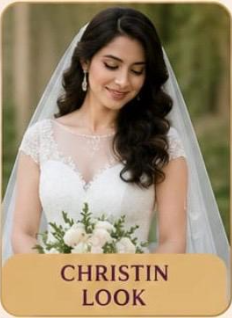
#> input picture look-christian-card.png, 232 x 318 px, given in place of media_1788113280732.png, which was not available
$ python crop_looks.py
#> lines starting #> are read from the running program, lines starting #| are printed output that depends on the picture
from PIL import Image, ImageEnhance

banner = Image.open(r'C:\Users\acer\.gemini\antigravity-ide\brain\c7861512-d120-4713-8939-fb434f96dce9\.user_uploaded\media_1788113280732.png')
#> banner is the input picture: PIL image 232x318 RGBA; mean R, G, B, A 156.1, 138.4, 110.6, 255

# Precise inner bounding boxes for pure photo content
crops = {
    'look-muhurtham.png': (27, 3, 253, 252),
    'look-christian.png': (275, 3, 503, 252),
    'look-traditional.png': (523, 3, 749, 252),
    'look-reception.png': (769, 3, 995, 252)
}

for filename, box in crops.items():
    cropped = banner.crop(box)

    # 3x high-DPI scaling with Lanczos
    w, h = cropped.size
    hires = cropped.resize((w * 3, h * 3), Image.Resampling.LANCZOS)

    # Enhance sharpness and contrast slightly for crisp web presentation
    enhancer = ImageEnhance.Sharpness(hires)
    hires = enhancer.enhance(1.15)

    contrast = ImageEnhance.Contrast(hires)
    hires = contrast.enhance(1.03)

    hires.save(f'static/{filename}', 'PNG')
    print(f'Successfully saved static/{filename}, size: {hires.size}')
#> this loop made 4 passes
#> pass 1, `cropped = banner.crop(box)`:
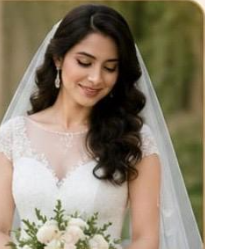
#> cropped: PIL image 226x249 RGBA; mean R, G, B, A 125.2, 114.9, 96.3, 231.3; transparent parts drawn white
#> after the loop: hires: PIL image 678x747 RGBA; every value is 0

$ run again, on look-reception-card.png
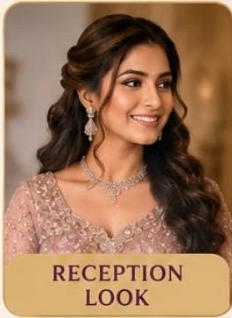
#> input picture look-reception-card.png, 232 x 318 px, given in place of media_1788113280732.png, which was not available
#> banner is the input picture: PIL image 232x318 RGBA; mean R, G, B, A 154.6, 115.6, 85.8, 255
#> the loop `for filename, box in crops.items():` made 4 passes
#> pass 1, `cropped = banner.crop(box)`:
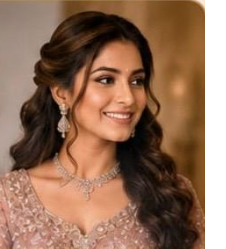
#> cropped: PIL image 226x249 RGBA; mean R, G, B, A 122, 86.1, 63.6, 231.3; transparent parts drawn white

$ run again, on look-traditional-card.png
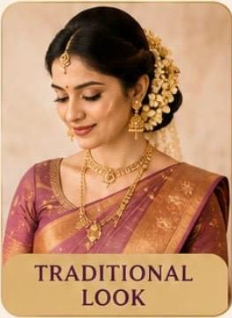
#> input picture look-traditional-card.png, 232 x 318 px, given in place of media_1788113280732.png, which was not available
#> banner is the input picture: PIL image 232x318 RGBA; mean R, G, B, A 189.4, 141.1, 106.3, 255
#> the loop `for filename, box in crops.items():` made 4 passes
#> pass 1, `cropped = banner.crop(box)`:
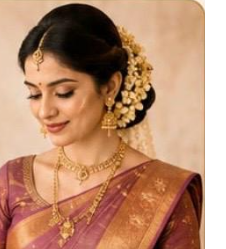
#> cropped: PIL image 226x249 RGBA; mean R, G, B, A 162.5, 116.2, 87.6, 231.3; transparent parts drawn white
